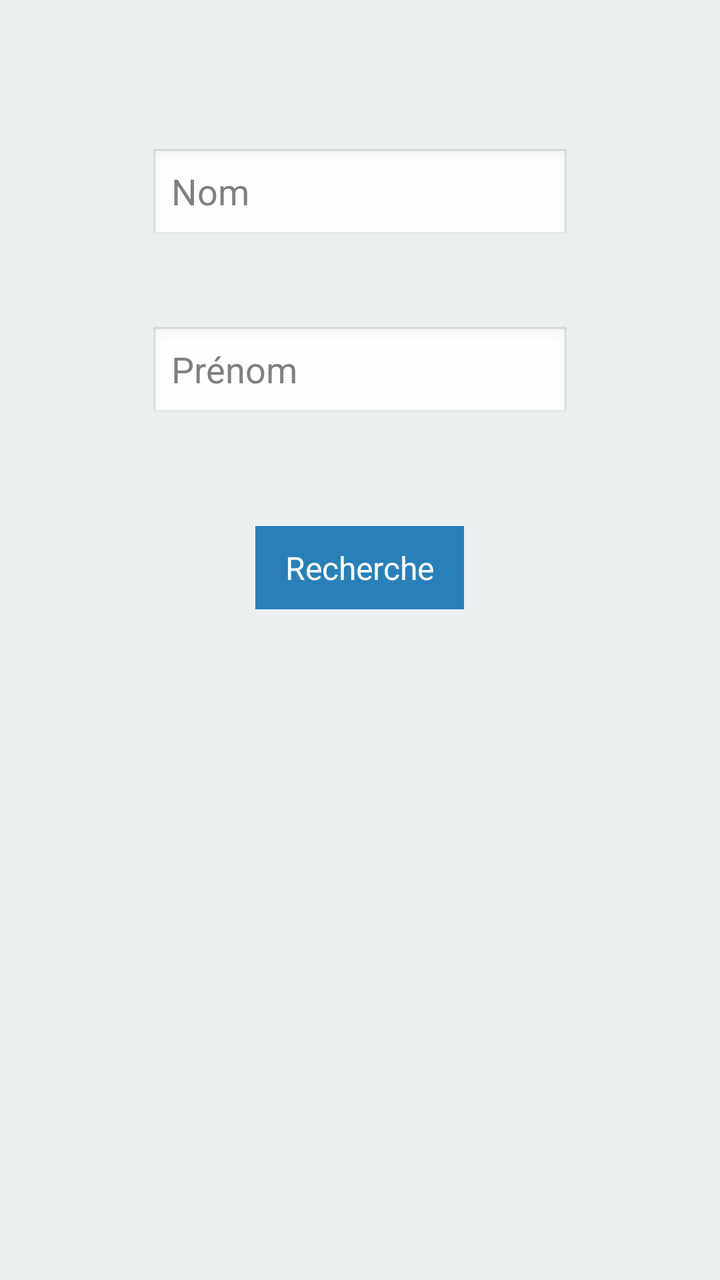
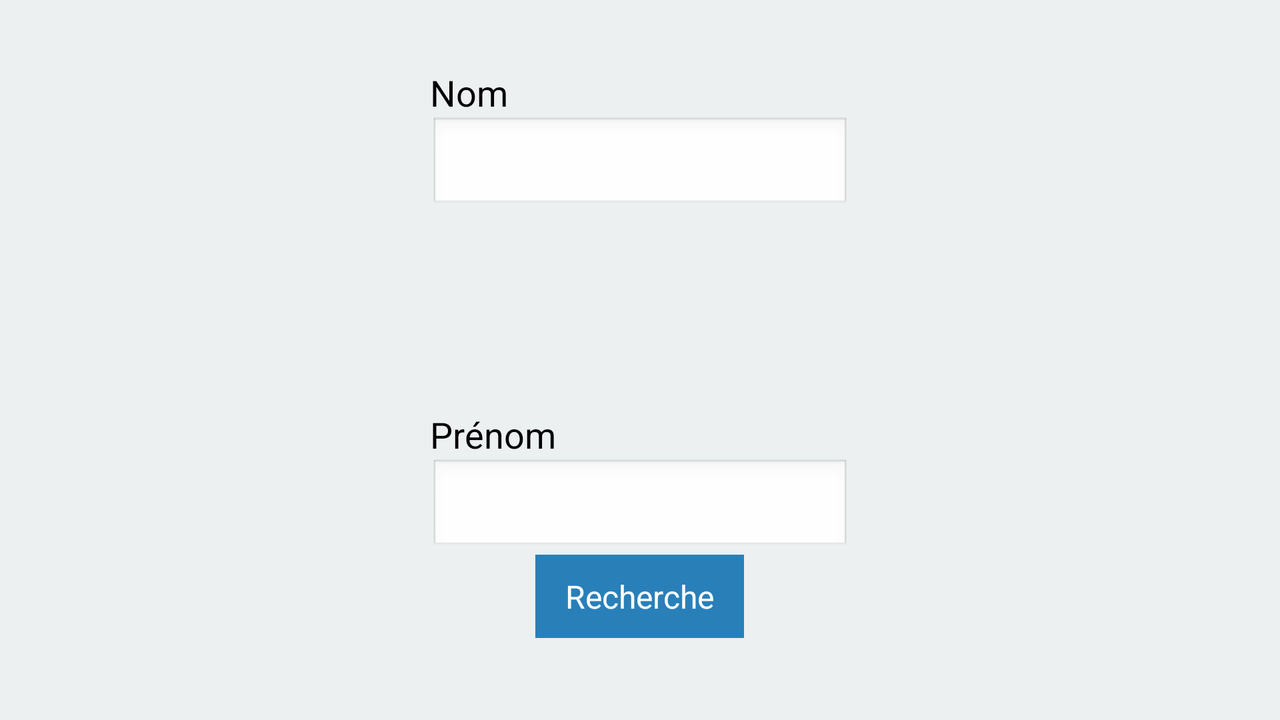

First picture: res/layout/ on a phone held upright. Second picture: the repository's own variant of that layout, on a device whose configuration matches the variant's folder. Source for both follows.
<!-- AndroidManifest.xml: application theme AppTheme -->
<!-- res/layout/activity_home.xml -->
<RelativeLayout xmlns:android="http://schemas.android.com/apk/res/android"
    xmlns:tools="http://schemas.android.com/tools"
    android:layout_width="match_parent"
    android:layout_height="match_parent"
    android:paddingBottom="@dimen/activity_vertical_margin"
    android:paddingLeft="@dimen/activity_horizontal_margin"
    android:paddingRight="@dimen/activity_horizontal_margin"
    android:paddingTop="@dimen/activity_vertical_margin"
        android:background="#ecf0f1"
    tools:context=".HomeActivity" >

    <EditText
        android:id="@+id/prenomEditText"
        android:layout_width="wrap_content"
        android:layout_height="wrap_content"
        android:layout_alignLeft="@+id/nomEditText"
        android:layout_below="@+id/nomEditText"
        android:layout_marginTop="41dp"
        android:ems="10"
        android:hint="Prénom" >

        <requestFocus />
    </EditText>

    <Button
        android:id="@+id/rechercheButton"
        android:layout_width="wrap_content"
        android:layout_height="wrap_content"
        android:layout_below="@+id/prenomEditText"
        android:layout_centerHorizontal="true"
        android:layout_marginTop="52dp"
        android:text="Recherche" />

    <EditText
        android:id="@+id/nomEditText"
        android:layout_width="wrap_content"
        android:layout_height="wrap_content"
        android:layout_alignParentTop="true"
        android:layout_centerHorizontal="true"
        android:layout_marginTop="58dp"
        android:ems="10"
        android:hint="Nom" />

</RelativeLayout>
<!-- resources referenced by this layout -->
<resources>
  <dimen name="activity_horizontal_margin">16dp</dimen>
  <dimen name="activity_vertical_margin">16dp</dimen>
  <style name="AppTheme" parent="AppBaseTheme">
      	<item name="android:buttonStyle">@style/CustomButton</item>
      </style>
  <style name="AppBaseTheme" parent="android:Theme.Light">
          
      </style>
  <style name="CustomButton">
  	    <item name="android:background">@color/blue</item>
  	    <item name="android:textColor">@color/white</item>
  	    <item name="android:focusable">true</item>
  	    <item name="android:clickable">true</item>
  	    <item name="android:gravity">center_vertical|center_horizontal</item>
  	    <item name="android:paddingTop">@dimen/layoutPaddingVertical</item>
  	    <item name="android:paddingBottom">@dimen/layoutPaddingVertical</item>
  	    <item name="android:paddingLeft">@dimen/layoutPaddingHorizontal</item>
  	    <item name="android:paddingRight">@dimen/layoutPaddingHorizontal</item>
  	</style>
  <color name="blue">#2980b9</color>
  <color name="white">#fff</color>
  <dimen name="layoutPaddingVertical">10dp</dimen>
  <dimen name="layoutPaddingHorizontal">15dp</dimen>
</resources>
<!-- res/layout-land/activity_home.xml (the repository's variant of the layout above) -->
<!-- drawn on the phone turned sideways -->
<RelativeLayout xmlns:android="http://schemas.android.com/apk/res/android"
    xmlns:tools="http://schemas.android.com/tools"
    android:layout_width="match_parent"
    android:layout_height="match_parent"
    android:paddingBottom="@dimen/activity_vertical_margin"
    android:paddingLeft="@dimen/activity_horizontal_margin"
    android:paddingRight="@dimen/activity_horizontal_margin"
    android:paddingTop="@dimen/activity_vertical_margin"
        android:background="#ecf0f1"
    tools:context=".HomeActivity" >

    <TextView
        android:id="@+id/prenomTextView"
        android:layout_width="wrap_content"
        android:layout_height="wrap_content"
        android:layout_above="@+id/prenomEditText"
        android:layout_alignLeft="@+id/prenomEditText"
        android:text="Prénom"
        android:textAppearance="?android:attr/textAppearanceMedium" />

    <TextView
        android:id="@+id/nomTextView"
        android:layout_width="wrap_content"
        android:layout_height="wrap_content"
        android:layout_alignLeft="@+id/prenomTextView"
        android:layout_alignParentTop="true"
        android:layout_marginTop="18dp"
        android:text="Nom"
        android:textAppearance="?android:attr/textAppearanceMedium" />

    <EditText
        android:id="@+id/nomEditText"
        android:layout_width="wrap_content"
        android:layout_height="wrap_content"
        android:layout_alignLeft="@+id/prenomTextView"
        android:layout_below="@+id/nomTextView"
        android:ems="10" />

    <EditText
        android:id="@+id/prenomEditText"
        android:layout_width="wrap_content"
        android:layout_height="wrap_content"
        android:layout_above="@+id/rechercheButton"
        android:layout_centerHorizontal="true"
        android:ems="10" />

    <Button
        android:id="@+id/rechercheButton"
        android:layout_width="wrap_content"
        android:layout_height="wrap_content"
        android:layout_alignParentBottom="true"
        android:layout_centerHorizontal="true"
        android:layout_marginBottom="25dp"
        android:text="Recherche" />

</RelativeLayout>
